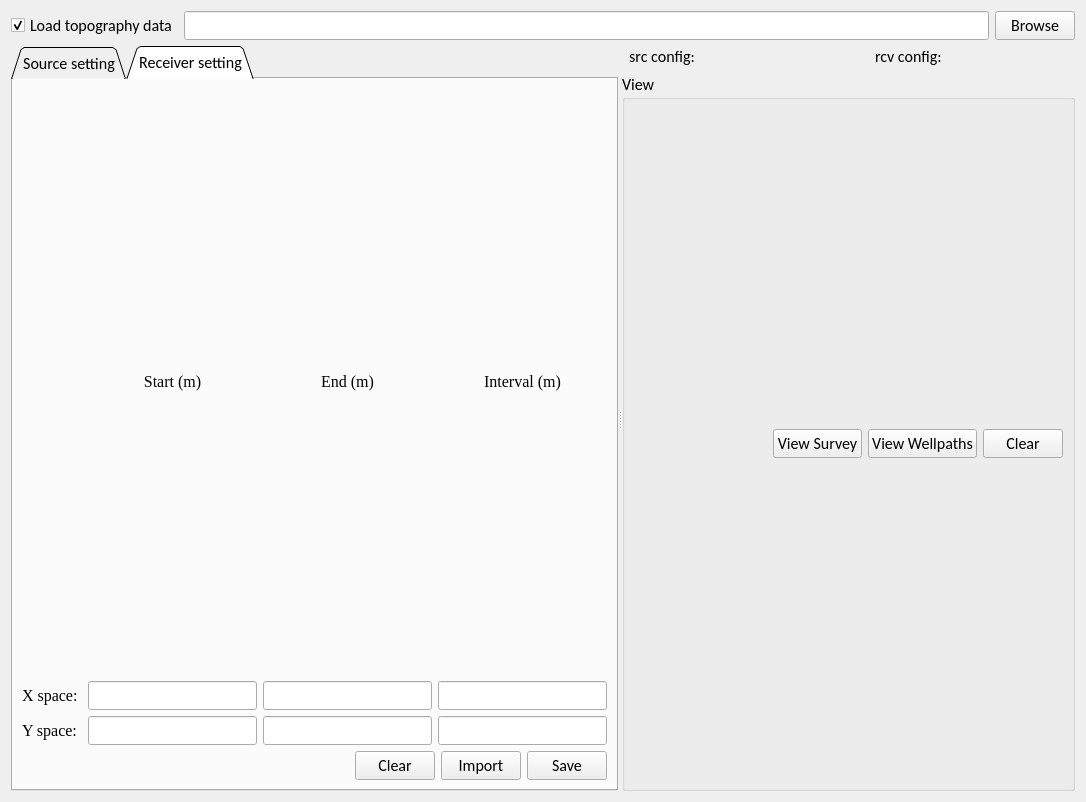
<?xml version="1.0" encoding="UTF-8"?>
<ui version="4.0">
 <class>tab_survey</class>
 <widget class="QWidget" name="tab_survey">
  <property name="geometry">
   <rect>
    <x>0</x>
    <y>0</y>
    <width>1086</width>
    <height>802</height>
   </rect>
  </property>
  <property name="font">
   <font>
    <family>Calibri</family>
    <pointsize>12</pointsize>
   </font>
  </property>
  <property name="windowTitle">
   <string>Form</string>
  </property>
  <layout class="QVBoxLayout" name="verticalLayout" stretch="0,1">
   <item>
    <layout class="QHBoxLayout" name="horizontalLayout_4">
     <item>
      <widget class="QCheckBox" name="checkBox_topo">
       <property name="text">
        <string>Load topography data</string>
       </property>
       <property name="checked">
        <bool>true</bool>
       </property>
      </widget>
     </item>
     <item>
      <widget class="QLineEdit" name="lineEdit_topo"/>
     </item>
     <item>
      <widget class="QPushButton" name="pushButton_topoBrowser">
       <property name="text">
        <string>Browse</string>
       </property>
      </widget>
     </item>
    </layout>
   </item>
   <item>
    <widget class="QSplitter" name="splitter">
     <property name="orientation">
      <enum>Qt::Horizontal</enum>
     </property>
     <widget class="QTabWidget" name="tabWidget">
      <property name="sizePolicy">
       <sizepolicy hsizetype="Preferred" vsizetype="Expanding">
        <horstretch>0</horstretch>
        <verstretch>0</verstretch>
       </sizepolicy>
      </property>
      <property name="tabShape">
       <enum>QTabWidget::Triangular</enum>
      </property>
      <property name="currentIndex">
       <number>1</number>
      </property>
      <property name="movable">
       <bool>true</bool>
      </property>
      <widget class="QWidget" name="src_setting">
       <attribute name="title">
        <string>Source setting</string>
       </attribute>
       <layout class="QVBoxLayout" name="verticalLayout_src" stretch="0,0,1,0">
        <item>
         <layout class="QHBoxLayout" name="horizontalLayout_topo_src"/>
        </item>
        <item>
         <layout class="QGridLayout" name="gridLayout">
          <item row="0" column="1">
           <widget class="QLineEdit" name="lineEdit_srcnum">
            <property name="alignment">
             <set>Qt::AlignCenter</set>
            </property>
           </widget>
          </item>
          <item row="1" column="1">
           <widget class="QLineEdit" name="lineEdit_srcint">
            <property name="alignment">
             <set>Qt::AlignCenter</set>
            </property>
           </widget>
          </item>
          <item row="0" column="0">
           <widget class="QLabel" name="label">
            <property name="text">
             <string>Electrodes number: </string>
            </property>
           </widget>
          </item>
          <item row="1" column="0">
           <widget class="QCheckBox" name="checkBox_srcint">
            <property name="text">
             <string>Discrete interval (m): </string>
            </property>
            <property name="checked">
             <bool>true</bool>
            </property>
           </widget>
          </item>
         </layout>
        </item>
        <item>
         <layout class="QVBoxLayout" name="verticalLayout_src_table">
          <property name="leftMargin">
           <number>0</number>
          </property>
         </layout>
        </item>
        <item>
         <layout class="QHBoxLayout" name="horizontalLayout_2" stretch="1,0,0,0">
          <item>
           <spacer name="horizontalSpacer">
            <property name="orientation">
             <enum>Qt::Horizontal</enum>
            </property>
            <property name="sizeHint" stdset="0">
             <size>
              <width>40</width>
              <height>20</height>
             </size>
            </property>
           </spacer>
          </item>
          <item>
           <widget class="QPushButton" name="pushButton_clear_src">
            <property name="text">
             <string>Clear</string>
            </property>
           </widget>
          </item>
          <item>
           <widget class="QPushButton" name="pushButton_import_src">
            <property name="text">
             <string>Import</string>
            </property>
           </widget>
          </item>
          <item>
           <widget class="QPushButton" name="pushButton_save_src">
            <property name="text">
             <string>Save</string>
            </property>
           </widget>
          </item>
         </layout>
        </item>
       </layout>
      </widget>
      <widget class="QWidget" name="rcv_setting">
       <attribute name="title">
        <string>Receiver setting</string>
       </attribute>
       <layout class="QVBoxLayout" name="verticalLayout_rcv" stretch="0,0,1,0">
        <item>
         <layout class="QHBoxLayout" name="horizontalLayout_topo_rcv"/>
        </item>
        <item>
         <layout class="QGridLayout" name="gridLayout_2">
          <item row="0" column="2">
           <widget class="QLabel" name="label_min">
            <property name="font">
             <font>
              <family>Times</family>
              <pointsize>12</pointsize>
             </font>
            </property>
            <property name="text">
             <string>End (m)</string>
            </property>
            <property name="alignment">
             <set>Qt::AlignCenter</set>
            </property>
           </widget>
          </item>
          <item row="1" column="2">
           <widget class="QLineEdit" name="lineEdit_rcvXmax">
            <property name="alignment">
             <set>Qt::AlignCenter</set>
            </property>
           </widget>
          </item>
          <item row="2" column="2">
           <widget class="QLineEdit" name="lineEdit_rcvYmax">
            <property name="alignment">
             <set>Qt::AlignCenter</set>
            </property>
           </widget>
          </item>
          <item row="1" column="1">
           <widget class="QLineEdit" name="lineEdit_rcvXmin">
            <property name="alignment">
             <set>Qt::AlignCenter</set>
            </property>
           </widget>
          </item>
          <item row="1" column="0">
           <widget class="QLabel" name="label_X">
            <property name="font">
             <font>
              <family>Times</family>
              <pointsize>12</pointsize>
             </font>
            </property>
            <property name="text">
             <string>X space: </string>
            </property>
           </widget>
          </item>
          <item row="0" column="3">
           <widget class="QLabel" name="label_int">
            <property name="font">
             <font>
              <family>Times</family>
              <pointsize>12</pointsize>
             </font>
            </property>
            <property name="text">
             <string>Interval (m)</string>
            </property>
            <property name="alignment">
             <set>Qt::AlignCenter</set>
            </property>
           </widget>
          </item>
          <item row="2" column="3">
           <widget class="QLineEdit" name="lineEdit_rcvYint">
            <property name="alignment">
             <set>Qt::AlignCenter</set>
            </property>
           </widget>
          </item>
          <item row="2" column="0">
           <widget class="QLabel" name="label_Y">
            <property name="font">
             <font>
              <family>Times</family>
              <pointsize>12</pointsize>
             </font>
            </property>
            <property name="text">
             <string>Y space: </string>
            </property>
           </widget>
          </item>
          <item row="1" column="3">
           <widget class="QLineEdit" name="lineEdit_rcvXint">
            <property name="alignment">
             <set>Qt::AlignCenter</set>
            </property>
           </widget>
          </item>
          <item row="0" column="1">
           <widget class="QLabel" name="label_max">
            <property name="font">
             <font>
              <family>Times</family>
              <pointsize>12</pointsize>
             </font>
            </property>
            <property name="text">
             <string>Start (m)</string>
            </property>
            <property name="alignment">
             <set>Qt::AlignCenter</set>
            </property>
           </widget>
          </item>
          <item row="2" column="1">
           <widget class="QLineEdit" name="lineEdit_rcvYmin">
            <property name="alignment">
             <set>Qt::AlignCenter</set>
            </property>
           </widget>
          </item>
         </layout>
        </item>
        <item>
         <layout class="QVBoxLayout" name="verticalLayout_rcv_table">
          <property name="leftMargin">
           <number>0</number>
          </property>
         </layout>
        </item>
        <item>
         <layout class="QHBoxLayout" name="horizontalLayout_3" stretch="1,0,0,0">
          <item>
           <spacer name="horizontalSpacer_2">
            <property name="orientation">
             <enum>Qt::Horizontal</enum>
            </property>
            <property name="sizeHint" stdset="0">
             <size>
              <width>40</width>
              <height>20</height>
             </size>
            </property>
           </spacer>
          </item>
          <item>
           <widget class="QPushButton" name="pushButton_clear_rcv">
            <property name="text">
             <string>Clear</string>
            </property>
           </widget>
          </item>
          <item>
           <widget class="QPushButton" name="pushButton_import_rcv">
            <property name="text">
             <string>Import</string>
            </property>
           </widget>
          </item>
          <item>
           <widget class="QPushButton" name="pushButton_save_rcv">
            <property name="text">
             <string>Save</string>
            </property>
           </widget>
          </item>
         </layout>
        </item>
       </layout>
      </widget>
     </widget>
     <widget class="QWidget" name="layoutWidget">
      <layout class="QVBoxLayout" name="verticalLayout_3" stretch="0,1">
       <item>
        <layout class="QHBoxLayout" name="horizontalLayout" stretch="0,1,0,0,1">
         <item>
          <widget class="QLabel" name="label_3">
           <property name="text">
            <string>  src config: </string>
           </property>
          </widget>
         </item>
         <item>
          <widget class="QLabel" name="label_srcfile">
           <property name="text">
            <string/>
           </property>
          </widget>
         </item>
         <item>
          <spacer name="horizontalSpacer_4">
           <property name="orientation">
            <enum>Qt::Horizontal</enum>
           </property>
           <property name="sizeHint" stdset="0">
            <size>
             <width>40</width>
             <height>20</height>
            </size>
           </property>
          </spacer>
         </item>
         <item>
          <widget class="QLabel" name="label_4">
           <property name="text">
            <string>rcv config: </string>
           </property>
          </widget>
         </item>
         <item>
          <widget class="QLabel" name="label_rcvfile">
           <property name="text">
            <string/>
           </property>
          </widget>
         </item>
        </layout>
       </item>
       <item>
        <widget class="QGroupBox" name="groupBox_View">
         <property name="sizePolicy">
          <sizepolicy hsizetype="Preferred" vsizetype="Preferred">
           <horstretch>1</horstretch>
           <verstretch>0</verstretch>
          </sizepolicy>
         </property>
         <property name="minimumSize">
          <size>
           <width>0</width>
           <height>0</height>
          </size>
         </property>
         <property name="title">
          <string>View</string>
         </property>
         <layout class="QVBoxLayout" name="verticalLayout_4" stretch="0,1">
          <item>
           <layout class="QHBoxLayout" name="horizontalLayout_viewHeader" stretch="1,0,0,0">
            <item>
             <spacer name="horizontalSpacer_3">
              <property name="orientation">
               <enum>Qt::Horizontal</enum>
              </property>
              <property name="sizeHint" stdset="0">
               <size>
                <width>40</width>
                <height>20</height>
               </size>
              </property>
             </spacer>
            </item>
            <item>
             <widget class="QPushButton" name="pushButton_viewSurvey">
              <property name="text">
               <string>View Survey</string>
              </property>
             </widget>
            </item>
            <item>
             <widget class="QPushButton" name="pushButton_viewWellpaths">
              <property name="text">
               <string>View Wellpaths</string>
              </property>
             </widget>
            </item>
            <item>
             <widget class="QPushButton" name="pushButton_clearView">
              <property name="text">
               <string>Clear</string>
              </property>
             </widget>
            </item>
           </layout>
          </item>
          <item>
           <layout class="QVBoxLayout" name="verticalLayout_view"/>
          </item>
         </layout>
        </widget>
       </item>
      </layout>
     </widget>
    </widget>
   </item>
  </layout>
 </widget>
 <tabstops>
  <tabstop>lineEdit_srcnum</tabstop>
  <tabstop>lineEdit_srcint</tabstop>
  <tabstop>pushButton_save_src</tabstop>
  <tabstop>lineEdit_rcvXmin</tabstop>
  <tabstop>lineEdit_rcvXmax</tabstop>
  <tabstop>lineEdit_rcvXint</tabstop>
  <tabstop>lineEdit_rcvYmin</tabstop>
  <tabstop>lineEdit_rcvYmax</tabstop>
  <tabstop>lineEdit_rcvYint</tabstop>
  <tabstop>pushButton_save_rcv</tabstop>
 </tabstops>
 <resources/>
 <connections/>
</ui>
